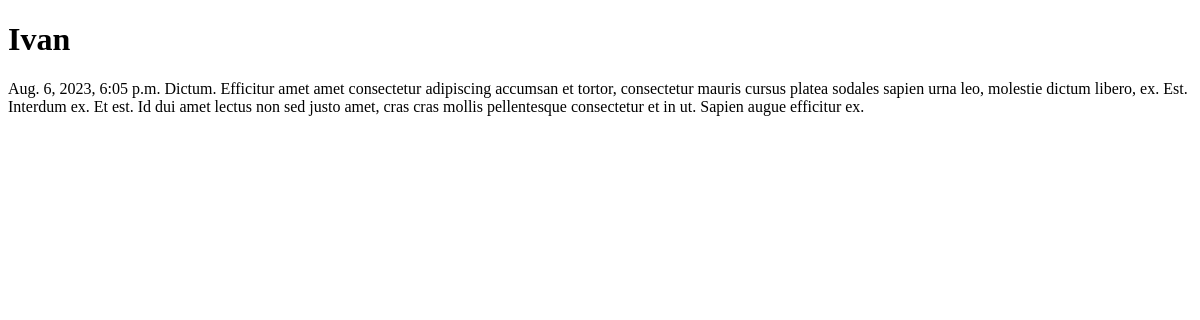
The page /news/5 on the database as committed earlier.
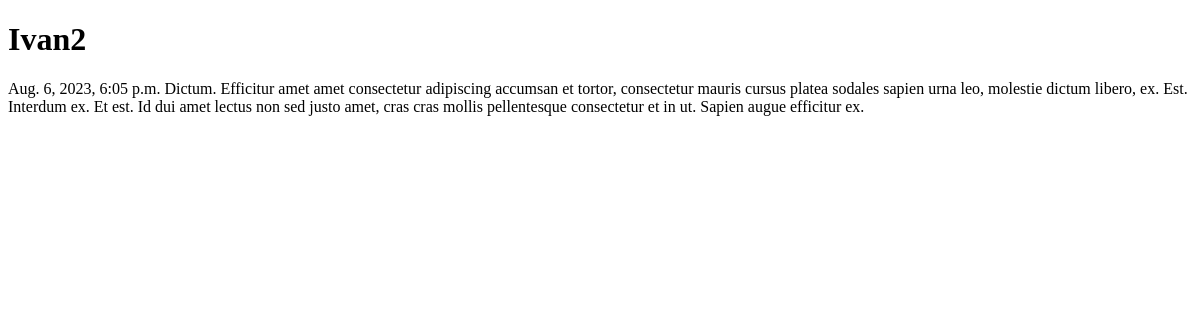
The same page on the database as committed later.
### News/models.py (models this page shows, shortened)
class Reaction():
    def __init__(self):
        pass

class Post(models.Model, Reaction):
    article = 'AR'
    news = 'NW'
    TYPES = [
        (article, 'article'),
        (news, 'news')
    ]
    author = models.ForeignKey(Author, on_delete=models.CASCADE)
    category = models.ManyToManyField(Category, through='PostCategory')
    type = models.CharField(choices=TYPES, default=news, max_length=2)
    date_time = models.DateTimeField(auto_now_add=True)
    subject = models.CharField(max_length=100)
    text = models.TextField()
    rating = models.IntegerField(default=0)

### News/views.py (the view)
# urls.py: path('<int:pk>', PostDetail.as_view(), name='post_detail'),
class PostDetail(DetailView):
    model = Post
    template_name = 'Post.html'
    context_object_name = 'post'

### templates/Post.html (shortened to what this page needs)
{% extends 'flatpages/default.html' %}
{% block content %}
<h1>{{ post.subject}}</h1>
{{post.date_time}}
{{post.text}}
{% endblock content %}

Rows that differ between the two databases and show on the page:
changed Post: subject "Ivan" → "Ivan2"
